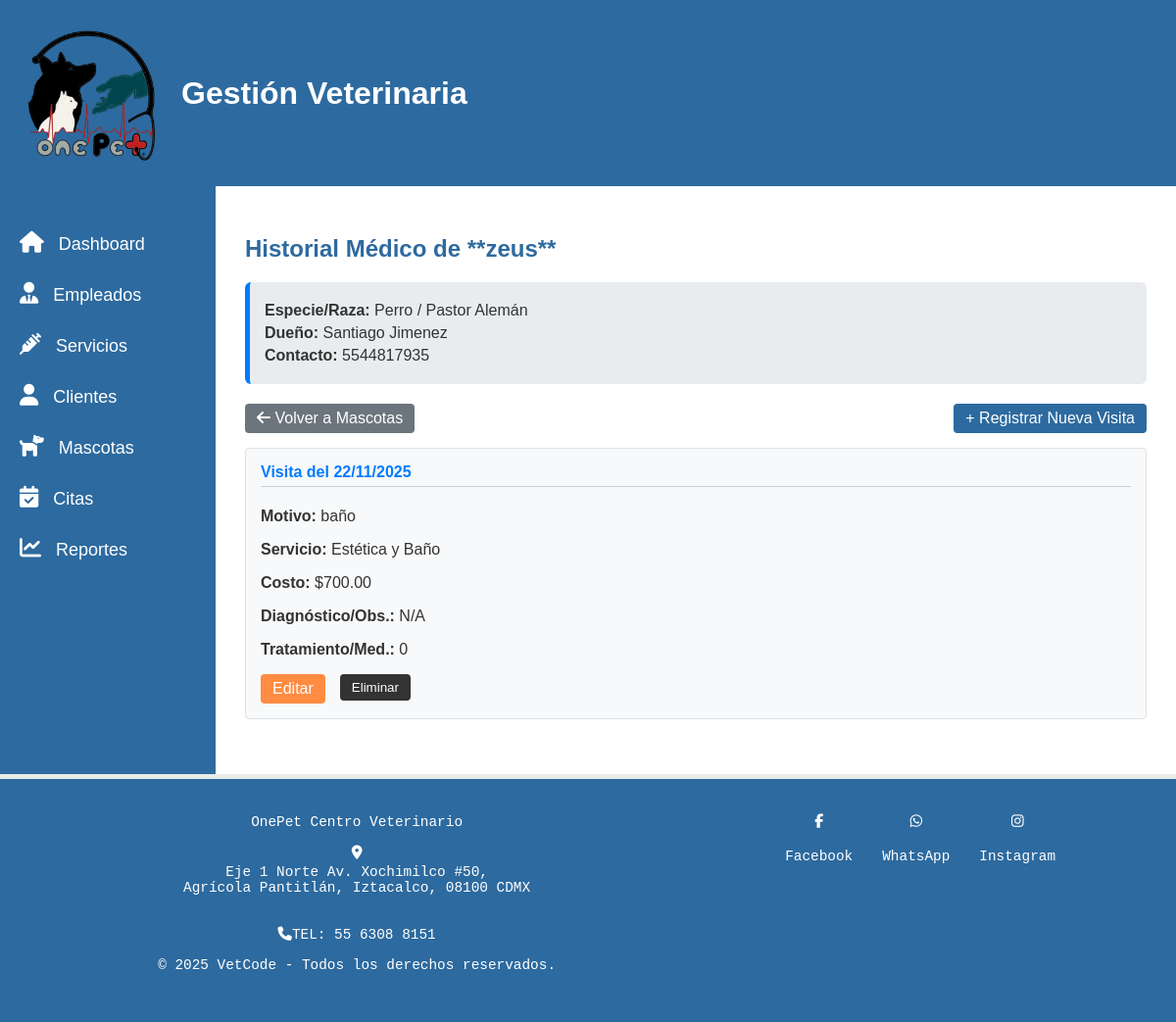
Screenshot of /Vista/historial.php?id_mascota=1 (signed in) with the database file from the repository.
### tables this page shows
CREATE TABLE `mascotas` (
  `id` int(11) NOT NULL,
  `id_cliente` int(11) NOT NULL,
  `tipo` varchar(50) NOT NULL,
  `raza` varchar(50) NOT NULL,
  `nombre` varchar(100) NOT NULL,
  `domicilio` varchar(255) DEFAULT NULL,
  `imagen` varchar(255) DEFAULT NULL
);

CREATE TABLE `clientes` (
  `id` int(11) NOT NULL,
  `apellido_paterno` varchar(100) NOT NULL,
  `apellido_materno` varchar(100) NOT NULL,
  `nombre` varchar(100) NOT NULL,
  `domicilio` varchar(255) DEFAULT NULL,
  `whatsapp` varchar(20) DEFAULT NULL,
  `email` varchar(100) NOT NULL
);

CREATE TABLE `historial_medico` (
  `id_historial` int(11) NOT NULL,
  `id_mascota` int(11) NOT NULL,
  `fecha_visita` date NOT NULL,
  `motivo_visita` varchar(255) NOT NULL,
  `id_servicio` int(11) DEFAULT NULL,
  `diagnostico` text DEFAULT NULL,
  `tratamiento` text DEFAULT NULL,
  `costo` decimal(10,2) DEFAULT NULL
);

CREATE TABLE `servicios` (
  `id_servicio` int(11) NOT NULL,
  `nombre_servicio` varchar(100) NOT NULL,
  `descripcion` text NOT NULL,
  `precio` decimal(10,2) NOT NULL,
  `duracion` int(11) NOT NULL DEFAULT 30,
  `imagen` varchar(255) DEFAULT NULL
);

### Vista/historial.php (the view, shortened to what this page needs)
<?php
include __DIR__ . "/../Controlador/seguridad.php";
include "../Modelo/conexion.php";
$id_mascota = isset($_GET['id_mascota']) ? intval($_GET['id_mascota']) : 0;
$sql_mascota = "SELECT m.*, CONCAT(c.nombre, ' ', c.apellido_paterno) AS nombre_cliente, c.whatsapp
                FROM mascotas m
                JOIN clientes c ON m.id_cliente = c.id
                WHERE m.id = ?";
$stmt_m = $con->prepare($sql_mascota);
$stmt_m->bind_param('i', $id_mascota);
$stmt_m->execute();
$res_m = $stmt_m->get_result();
$mascota = $res_m->fetch_assoc();
$sql_historial = "SELECT h.*, s.nombre_servicio
                  FROM historial_medico h
                  LEFT JOIN servicios s ON h.id_servicio = s.id_servicio
                  WHERE h.id_mascota = ?
                  ORDER BY h.fecha_visita DESC, h.id_historial DESC";
$stmt_h = $con->prepare($sql_historial);
$stmt_h->bind_param('i', $id_mascota);
$stmt_h->execute();
$result_historial = $stmt_h->get_result();
$can_crud_historial = in_array($_SESSION['usuario_rol'], ['administrador', 'veterinario']);
?>
<!DOCTYPE html>
<html lang="es">
<head>
    <link rel="stylesheet" href="../Vista/Css/estilos.css">
    <link rel="stylesheet" href="https://cdn.jsdelivr.net/npm/remixicon@2.5.0/fonts/remixicon.css">
</head>
<body>
    <header>
        <div class="logo">
            <img src="imagenes/one pet3.png" alt="Logo VetCode" class="logo-img">
            <h1>Gestión Veterinaria</h1>
        </div>
    </header>
    <div class="contenedor-principal">
        <main>
            <h2>Historial Médico de **<?php echo htmlspecialchars($mascota['nombre']); ?>**</h2>
            <div class="info-box">
                <p><strong>Especie/Raza:</strong> <?php echo htmlspecialchars($mascota['tipo'] . ' / ' . $mascota['raza']); ?></p>
                <p><strong>Dueño:</strong> <?php echo htmlspecialchars($mascota['nombre_cliente']); ?></p>
                <p><strong>Contacto:</strong> <?php echo htmlspecialchars($mascota['whatsapp']); ?></p>
            </div>
            <div style="display:flex; align-items:center; justify-content:space-between; margin-bottom:15px;">
                <a href="mascotas.php" class="delete-btn" style="text-decoration:none; padding: 6px 12px; background-color: #6c757d;">
                    <i class="fa-solid fa-arrow-left"></i> Volver a Mascotas
                </a>
                <?php if ($can_crud_historial): ?>
                    <a href="../Controlador/historial_controller.php?action=add&id_mascota=<?php echo $id_mascota; ?>" class="Agregar" style="text-decoration:none;">
                        + Registrar Nueva Visita
                    </a>
                <?php endif; ?>
            </div>
            <?php
            if ($result_historial->num_rows > 0) {
                while ($h = $result_historial->fetch_assoc()) {
                    ?>
                    <div class="registro-detalle">
                        <h4>Visita del <?php echo date('d/m/Y', strtotime($h['fecha_visita'])); ?></h4>
                        <p><strong>Motivo:</strong> <?php echo nl2br(htmlspecialchars($h['motivo_visita'])); ?></p>
                        <p><strong>Servicio:</strong> <?php echo $h['nombre_servicio'] ? htmlspecialchars($h['nombre_servicio']) : 'N/A'; ?></p>
                        <p><strong>Costo:</strong> $<?php echo number_format($h['costo'], 2); ?></p>
                        <p><strong>Diagnóstico/Obs.:</strong> <?php echo nl2br(htmlspecialchars($h['diagnostico'])); ?></p>
                        <p><strong>Tratamiento/Med.:</strong> <?php echo nl2br(htmlspecialchars($h['tratamiento'])); ?></p>
                        <?php if ($can_crud_historial): ?>
                        <div class="acciones-historial">
                            <a href="../Controlador/historial_controller.php?action=edit&id=<?php echo $h['id_historial']; ?>" class="edit-btn">Editar</a>
                            <form action="../Controlador/historial_controller.php?action=delete" method="POST" onsubmit='return confirm("¿Eliminar este registro de historial?");' style='display:inline;'>
                                <button type='submit' class='delete-btn'>Eliminar</button>
                            </form>
                        </div>
                        <?php endif; ?>
                    </div>
                    <?php
                }
            } else {
                echo "<p style='padding: 20px; background: #f0f0f0; border-radius: 4px;'>No hay registros de historial médico para esta mascota.</p>";
            }
            ?>
        </main>
    </div>
<footer class="PiePagina">
    <table>
        <tr>
            <td>
                OnePet Centro Veterinario<br><br>
                <a href="https://www.google.com/maps/place/OnePet+Centro+Veterinario/@19.4138976,-99.0608182,18.15z/data=!4m14!1m7!3m6!1s0x85d1fd22545035fd:0xa2555f13641c2d07!2sOnePet+Centro+Veterinario!8m2!3d19.4134147!4d-99.06003!16s%2Fg%2F11rsrz6mx_!3m5!1s0x85d1fd22545035fd:0xa2555f13641c2d07!8m2!3d19.4134147!4d-99.06003!16s%2Fg%2F11rsrz6mx_?entry=ttu&g_ep=EgoyMDI1MTExNy4wIKXMDSoASAFQAw%3D%3D" target="_blank">
                    <i class="fa-solid fa-location-dot"></i>Eje 1 Norte Av. Xochimilco #50, <br>
                    Agrícola Pantitlán, Iztacalco, 08100 CDMX
                </a>
                <br>
                <br>
                <i class="fa-solid fa-phone"></i>TEL: 55 6308 8151<br>
                <p>&copy; 2025 VetCode - Todos los derechos reservados.</p>
            </td>
            <td>
                <a href="https://www.facebook.com/share/1FRjPmVmGe/?mibextid=wwXIfr" target="_blank">
                    <i class="fa-brands fa-facebook-f"></i><br>Facebook<br><br>
                </a>
                <a href="https://wa.link/h255ft" target="_blank">
                    <i class="fa-brands fa-whatsapp"></i><br>WhatsApp<br><br>
                </a>
                <a href="https://www.instagram.com/onepetvet?igsh=MXZodHVvcmpiNmZ6cA==" target="_blank">
                    <i class="fa-brands fa-instagram"></i><br>Instagram<br><br>
                </a>
            </td>
        </tr>
    </table>
</footer>
</body>
</html>

### Vista/Css/estilos.css (style rules this page uses)
body { background-color: #EAEAEA; font-family: Arial, sans-serif; color: #333333; margin: 0; padding: 0; }
header { background-color: #2D6A9F; padding: 20px; color: #FFFFFF; }
.logo { display: flex; align-items: center; }
img.logo-img { width: 150px; height: 150px; margin-right: 15px; }
.contenedor-principal { display: flex; min-height: calc(100vh - 200px); }
main { padding: 30px; background-color: #FFFFFF; flex: 1; overflow-x: hidden; }
h2 { color: #2D6A9F; }
table { width: 100%; border-collapse: collapse; background-color: #EAEAEA; min-width: 700px; }
th, td { padding: 10px; border: 1px solid #FFFFFF; text-align: left; vertical-align: middle; }
.edit-btn { background-color: #ff8c42; color: #FFFFFF; border: none; padding: 6px 12px; border-radius: 4px; cursor: pointer; margin-right: 5px; display: inline-block; text-decoration: none; text-align: center; }
.delete-btn { background-color: #333333; color: #FFFFFF; border: none; padding: 6px 12px; border-radius: 4px; cursor: pointer; display: inline-block; text-decoration: none; text-align: center; }
.Agregar { background-color: #2D6A9F; color: #FFFFFF; border: none; padding: 6px 12px; border-radius: 4px; cursor: pointer; text-decoration: none; display: inline-block; }
.PiePagina table { width: 100%; margin-top: 5px; background-color: #2D6A9F; color: #FFFFFF; text-align: center; padding: 2%; font-family: 'Courier New', Courier, monospace; font-size: 1.2vw; height: 180px; min-width: unset; border-collapse: separate; }
.PiePagina td { border: none; padding: 10px; vertical-align: top; }
.PiePagina td:first-child { text-align: center; }
.PiePagina td:last-child { display: flex; flex-direction: row; justify-content: center; align-items: center; gap: 30px; }
.PiePagina td a, .PiePagina td a:link, .PiePagina td a:visited, .PiePagina td a:active { color: #FFFFFF !important; text-decoration: none !important; display: flex !important; flex-direction: column; align-items: center; }
.PiePagina td a i { color: #FFFFFF !important; margin-bottom: 5px; }

### Vista/historial.php (style rules this page uses)
.info-box { background: #e9ecef; padding: 15px; border-radius: 6px; margin-bottom: 20px; border-left: 5px solid #007bff; }
.info-box p { margin: 5px 0; }
.registro-detalle { background: #f8f9fa; border: 1px solid #dee2e6; padding: 15px; margin-bottom: 15px; border-radius: 4px; }
.registro-detalle h4 { margin-top: 0; border-bottom: 1px solid #ccc; padding-bottom: 5px; color: #007bff; }
.acciones-historial { display: flex; gap: 10px; margin-top: 10px; }

### rows the page displays
mascotas: nombre "zeus", tipo+raza "Perro / Pastor Alemán", id_cliente.whatsapp "5544817935"
historial_medico: fecha_visita "22/11/2025", motivo_visita "baño", id_servicio.nombre_servicio "Estética y Baño", costo "700.00", diagnostico "N/A", tratamiento "0"

### other values shown
$item['text'] "Dashboard"
$item['text'] "Empleados"
$item['text'] "Servicios"
$item['text'] "Clientes"
$item['text'] "Mascotas"
$item['text'] "Citas"
$item['text'] "Reportes"
$mascota['nombre_cliente'] "Santiago Jimenez"
